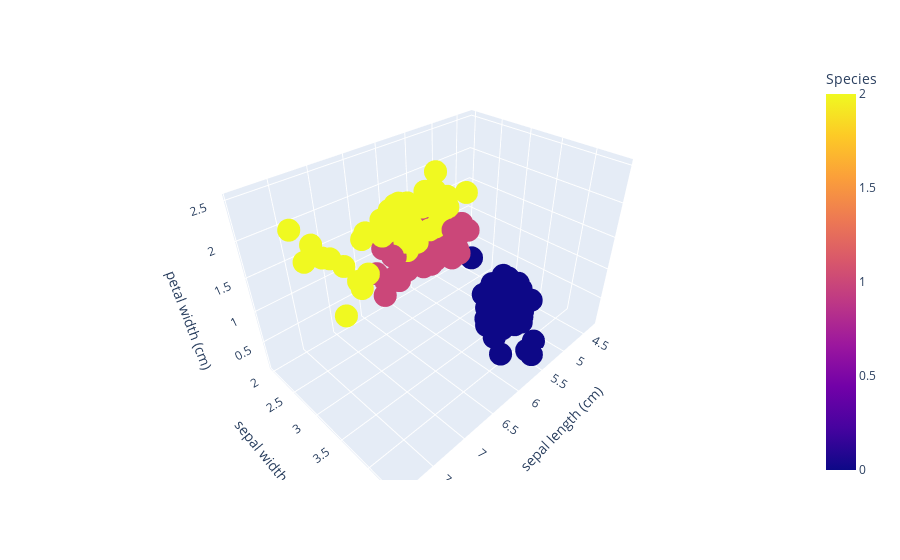

The cell this chart's notebook holds for it:
### Code cell
px.scatter_3d(df, x = 'sepal length (cm)', y ='sepal width (cm)' , z ='petal width (cm)', color = 'Species')

### Figure 1 — Plotly figure (JSON) as saved in the notebook; plotly's stock layout.template omitted (floating-point values rounded to 4 significant figures; data arrays with more than 128 entries replaced by an {"elided": "..."} marker saying what was removed)
{"data": [{"hovertemplate": "sepal length (cm)=%{x}<br>sepal width (cm)=%{y}<br>petal width (cm)=%{z}<br>Species=%{marker.color}<extra></extra>", "legendgroup": "", "marker": {"color": {"elided": "150 int values"}, "coloraxis": "coloraxis", "symbol": "circle"}, "mode": "markers", "name": "", "scene": "scene", "showlegend": false, "type": "scatter3d", "x": {"elided": "150 float values"}, "y": {"elided": "150 float values"}, "z": {"elided": "150 float values"}}], "layout": {"coloraxis": {"colorbar": {"title": {"text": "Species"}}, "colorscale": [[0, "#0d0887"], [0.1111, "#46039f"], [0.2222, "#7201a8"], [0.3333, "#9c179e"], [0.4444, "#bd3786"], [0.5556, "#d8576b"], [0.6667, "#ed7953"], [0.7778, "#fb9f3a"], [0.8889, "#fdca26"], [1, "#f0f921"]]}, "legend": {"tracegroupgap": 0}, "margin": {"t": 60}, "scene": {"domain": {"x": [0, 1], "y": [0, 1]}, "xaxis": {"title": {"text": "sepal length (cm)"}}, "yaxis": {"title": {"text": "sepal width (cm)"}}, "zaxis": {"title": {"text": "petal width (cm)"}}}}}
